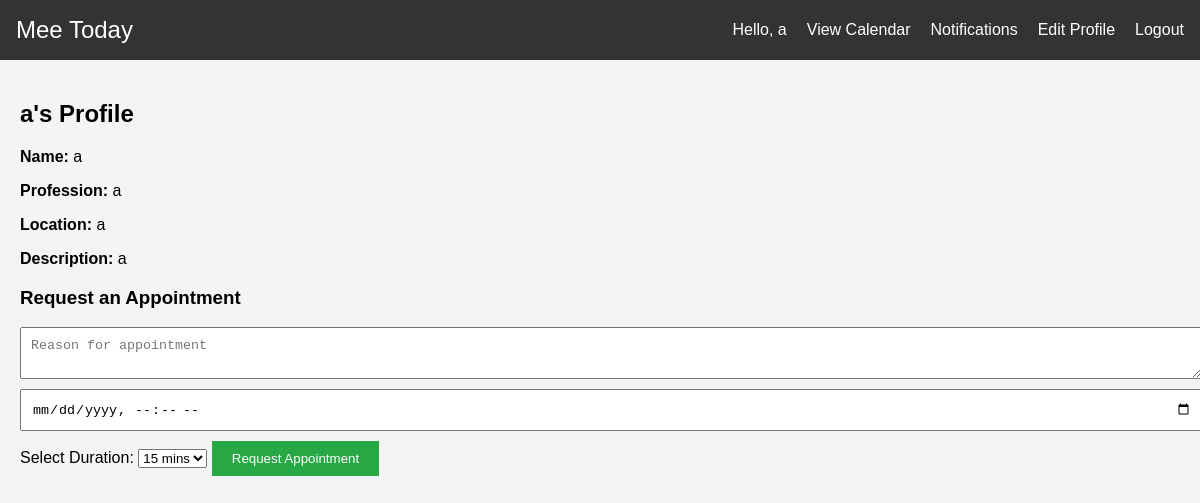
/profile/1/ (signed in), run on the app's committed database.
### appointments/models.py (models this page shows, shortened)
class UserProfile(models.Model):
    user = models.OneToOneField(User, on_delete=models.CASCADE)
    profession = models.CharField(max_length=100)
    location = models.CharField(max_length=100)
    description = models.TextField(blank=True)
    phone_number = models.CharField(max_length=15)  # Phone number
    photo = models.ImageField(upload_to='profile_photos/', blank=True, null=True)  # Photo field
    sex = models.CharField(max_length=10)
    age = models.IntegerField(null=True, blank=True)  # New age field

### appointments/views.py (the view, shortened to what this page needs)
# urls.py: path('profile/<int:user_id>/', views.profile_view, name='profile'),
@login_required
def profile_view(request, user_id):
    user_profile = UserProfile.objects.get(user_id=user_id)
    return render(request, 'profile.html', {'profile': user_profile})

### appointments/templates/profile.html (shortened to what this page needs)
{% extends 'base.html' %}
{% block content %}
    <h2>{{ profile.user.username }}'s Profile</h2>
    <p><strong>Name:</strong> {{ profile.user.username }}</p>
    <p><strong>Profession:</strong> {{ profile.profession }}</p>
    <p><strong>Location:</strong> {{ profile.location }}</p>
    <p><strong>Description:</strong> {{ profile.description }}</p>
    <form method="POST">
        <h3>Request an Appointment</h3>
        <textarea name="reason" placeholder="Reason for appointment" required></textarea>
        <input type="datetime-local" name="date" required>
        <label for="duration">Select Duration:</label>
        <select name="duration" required>
            <option value="15">15 mins</option>
        </select>
        <button type="submit">Request Appointment</button>
    </form>
{% endblock %}

### appointments/templates/base.html (shortened to what this page needs)
{% load static%}
<!DOCTYPE html>
<html lang="en">
<head>
    <link href='https://cdn.jsdelivr.net/npm/fullcalendar@5.9.0/main.min.css' rel='stylesheet' />
    <link rel="stylesheet" href="{% static 'style.css' %}">
</head>
<body>
    <nav>
        <div class="logo">
            <a href="{% url 'home' %}">Mee Today</a>
        </div>
        <div class="menu">
            {% if user.is_authenticated %}
                <span>Hello, {{ user.username }}</span>
                <a href="{% url 'calendar' %}">View Calendar</a>
                <a href="{% url 'notifications' %}">Notifications</a>
                <a href="{% url 'edit_profile' %}">Edit Profile</a>
                <a href="{% url 'logout' %}">Logout</a>
            {% else %}
                <a href="{% url 'login' %}">Login</a>
                <a href="{% url 'register' %}">Register</a>
            {% endif %}
        </div>
    </nav>
    <div class="container">
        {% block content %}
        {% endblock %}
    </div>
</body>
</html>

### appointments/static/style.css (style rules this page uses)
body { font-family: Arial, sans-serif; margin: 0; padding: 0; background-color: #f4f4f4; }
nav { background-color: #333; color: #fff; padding: 1em; display: flex; justify-content: space-between; align-items: center; flex-wrap: wrap; }
nav .logo a { color: #fff; text-decoration: none; font-size: 24px; }
nav .menu { display: flex; flex-wrap: wrap; }
nav .menu a { color: #fff; text-decoration: none; margin-left: 20px; }
.container { padding: 20px; }
h2 { margin-bottom: 20px; }
form input, form textarea { display: block; width: 100%; padding: 10px; margin-bottom: 10px; }
button { padding: 10px 20px; background-color: #28a745; color: #fff; border: none; cursor: pointer; }

### data on the page
UserProfile: user.username "a", profession "a", location "a", description "a"

### other printed values
{{ user.username }} "a"
